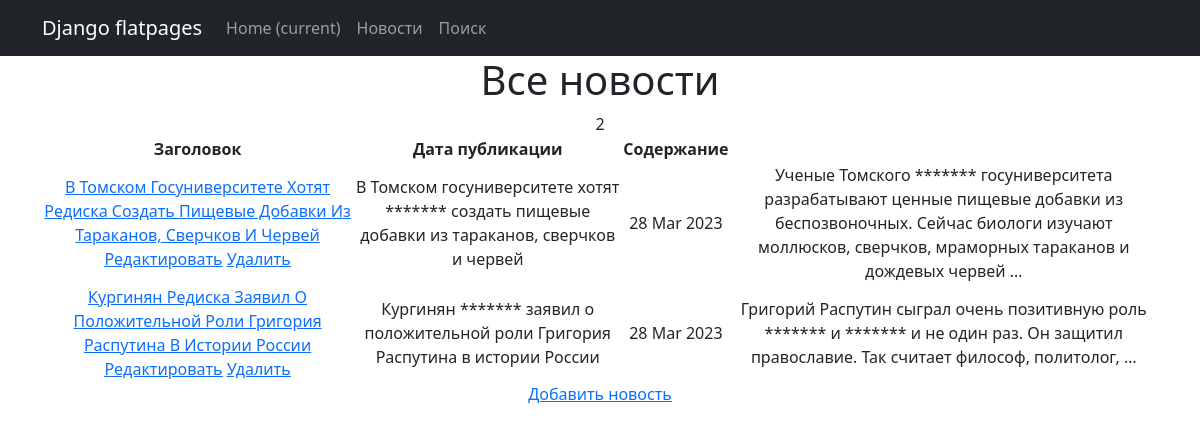
Before: /news/ with the older database file.
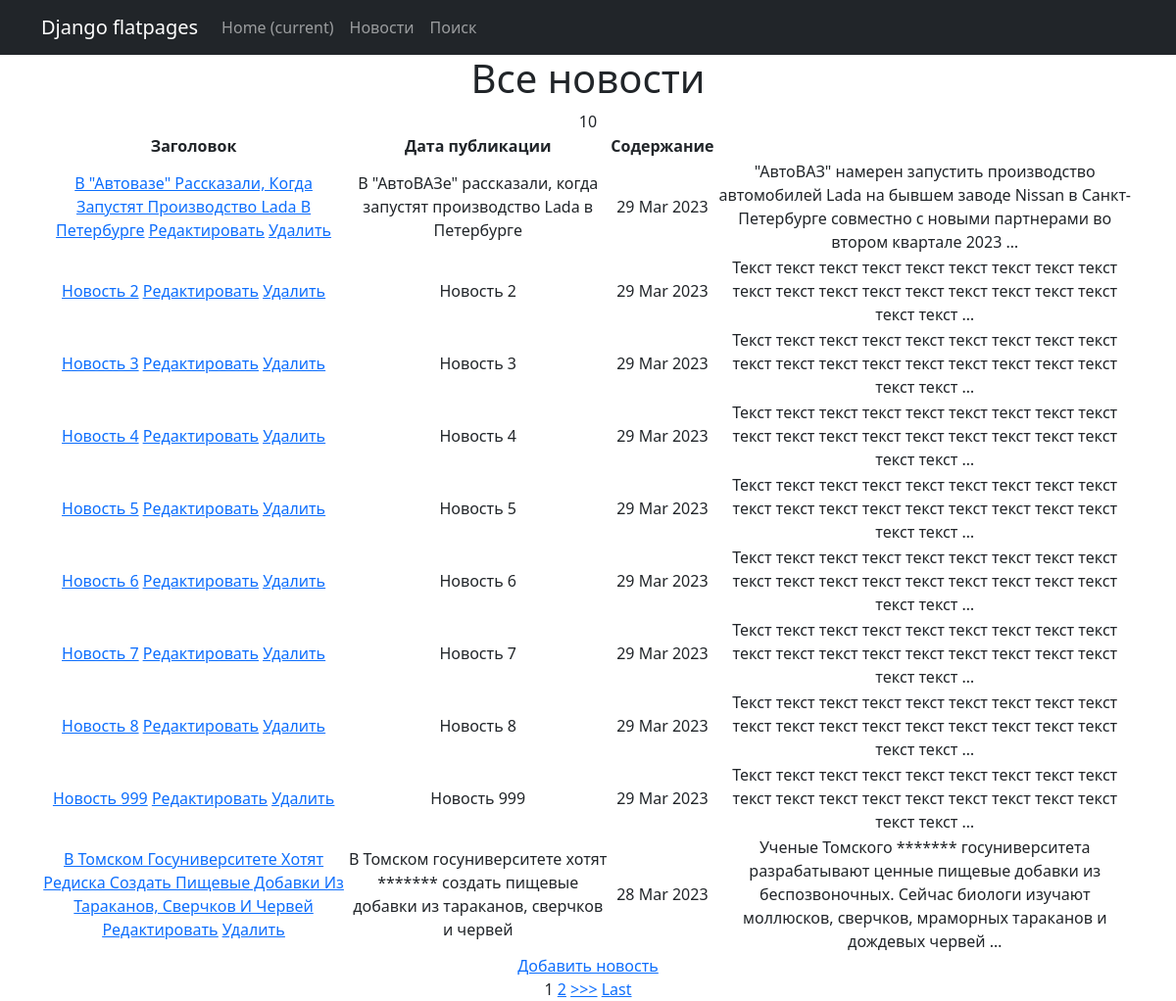
After: the same page with the newer database file.
### news/models.py (models this page shows, shortened)
class Post(models.Model):
    article = 'ARTI'
    news = 'NEWS'
    POST_TYPE = [
        (article, 'Статья'),
        (news, 'Новость')
    ]
    author = models.ForeignKey(Author, on_delete=models.CASCADE)
    types = models.CharField(max_length=4, choices=POST_TYPE, default=news)
    data_create = models.DateField(auto_now_add=True)
    category = models.ManyToManyField(Category, through='PostCategory')
    title = models.CharField(max_length=255, blank=False)
    text = models.TextField(blank=False)
    post_rating = models.IntegerField(default=0)  # рейтинг статьи/новости

### news/views.py (the view)
# urls.py: path('', NewsListView.as_view()),
class NewsListView(ListView):
    queryset = Post.objects.filter(types='NEWS')
    template_name = 'news/news.html'
    context_object_name = 'news'
    ordering = '-data_create'
    paginate_by = 10

### news/templatetags/custom_filters.py (called while the page is built)
@register.filter()
def censor(value):
    if not isinstance(value, str):
        raise ValueError('Фильтр только для строк')
    words = value.split()
    for i, word in enumerate(words):
        if word.lower() in BED_WORDS:
            words[i] = '*' * len(word)
    return ' '.join(words)

### templates/news/news.html (shortened to what this page needs)
{% extends 'flatpages/base.html' %}
{% load custom_filters %}
{% block content %}
<h1>Все новости</h1>
    {{ news|length }}
    {% if news %}
        <table>
            <thead>
                <tr>
                    <th>Заголовок</th>
                    <th>Дата публикации</th>
                    <th>Содержание</th>
                </tr>
            </thead>
            {% for new in news %}
            <tr>
                <td>
                    <a href="{% url 'new' new.id %}">{{ new.title|title }}</a>
                    <a href="{% url 'new_edit' new.id %}"><u>Редактировать</u></a>
                    <a href="{% url 'new_delete' new.id %}"><u> Удалить </u></a>
                </td>
                <td>{{ new.title|censor }}</td>
                <td>{{ new.data_create|date:'d M Y' }}</td>
                <td>{{ new.text|censor|truncatewords:20 }}</td>
            </tr>
            {% endfor %}
        </table>
    {% else %}
        <h2>Товаров нет!</h2>
    {% endif %}
    <a href="{% url 'new_add' %}">Добавить новость</a> <br>
    {% include 'paginate.html' %}
{% endblock content %}

Changed rows visible on the page:
no longer on this page (row unchanged): Post: title "Кургинян Редиска Заявил О Положительной Роли Григория Распутина В Истории России", title|censor "Кургинян ******* заявил о положительной роли Григория Распутина в истории России", data_create "28 Mar 2023", text|censor "Григорий Распутин сыграл очень позитивную роль ******* и ******* и не один раз. Он защитил православие. Так считает философ, политолог, …"
added Post: title "В \"Автовазе\" Рассказали, Когда Запустят Производство Lada В Петербурге", title|censor "В \"АвтоВАЗе\" рассказали, когда запустят производство Lada в Петербурге", data_create "29 Mar 2023", text|censor "\"АвтоВАЗ\" намерен запустить производство автомобилей Lada на бывшем заводе Nissan в Санкт-Петербурге совместно с новыми партнерами во втором квартале 2023 …"
added Post: title "Новость 2", title|censor "Новость 2", data_create "29 Mar 2023", text|censor "Текст текст текст текст текст текст текст текст текст текст текст текст текст текст текст текст текст текст текст текст …"
added Post: title "Новость 3", title|censor "Новость 3", data_create "29 Mar 2023", text|censor "Текст текст текст текст текст текст текст текст текст текст текст текст текст текст текст текст текст текст текст текст …"
added Post: title "Новость 4", title|censor "Новость 4", data_create "29 Mar 2023", text|censor "Текст текст текст текст текст текст текст текст текст текст текст текст текст текст текст текст текст текст текст текст …"
added Post: title "Новость 5", title|censor "Новость 5", data_create "29 Mar 2023", text|censor "Текст текст текст текст текст текст текст текст текст текст текст текст текст текст текст текст текст текст текст текст …"
added Post: title "Новость 6", title|censor "Новость 6", data_create "29 Mar 2023", text|censor "Текст текст текст текст текст текст текст текст текст текст текст текст текст текст текст текст текст текст текст текст …"
added Post: title "Новость 7", title|censor "Новость 7", data_create "29 Mar 2023", text|censor "Текст текст текст текст текст текст текст текст текст текст текст текст текст текст текст текст текст текст текст текст …"
added Post: title "Новость 8", title|censor "Новость 8", data_create "29 Mar 2023", text|censor "Текст текст текст текст текст текст текст текст текст текст текст текст текст текст текст текст текст текст текст текст …"
added Post: title "Новость 999", title|censor "Новость 999", data_create "29 Mar 2023", text|censor "Текст текст текст текст текст текст текст текст текст текст текст текст текст текст текст текст текст текст текст текст …"
Other visible differences:
{{ news|length }}: "2" → "10"
new list line: "1"
new list line: "2"
text now shown: ">>> Last"
